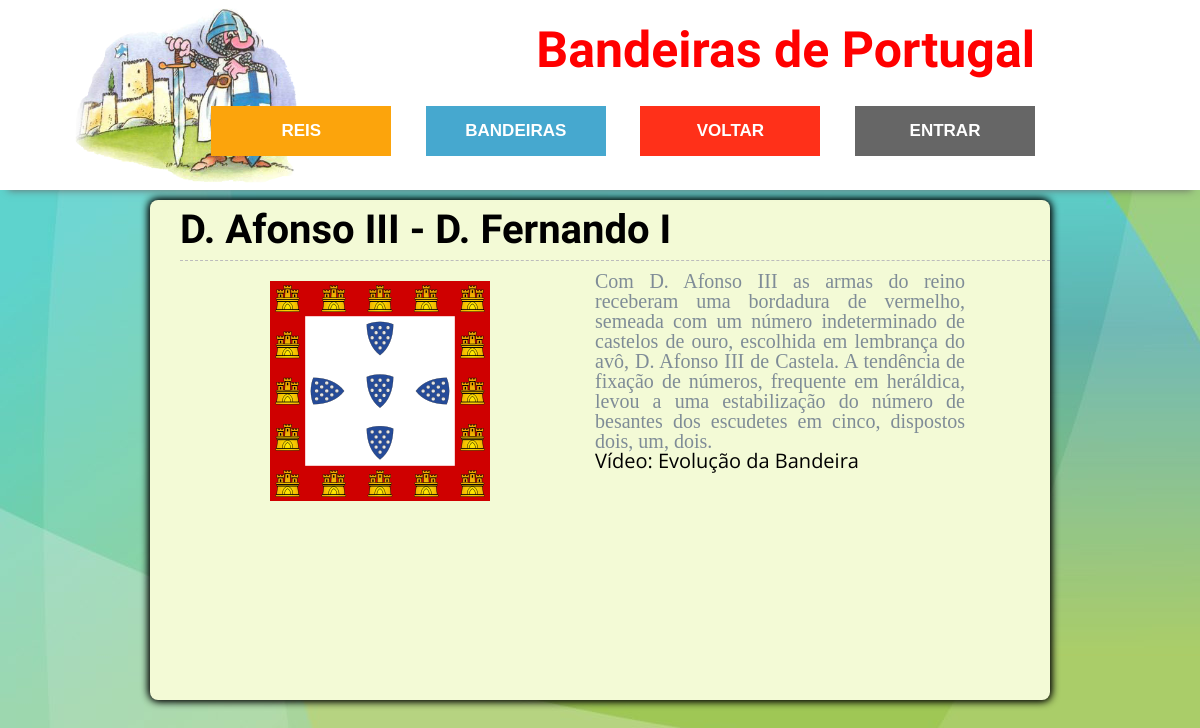
/result_flag.php?id_flag=B03, run on the app's committed database.
### tables this page shows
CREATE TABLE `flag` (
  `id_flag` varchar(45) NOT NULL,
  `imagem` varchar(150) DEFAULT NULL,
  `texto` text,
  `som` varchar(150) DEFAULT NULL,
  `nome` varchar(45) DEFAULT NULL,
  PRIMARY KEY (`id_flag`)
);

### result_flag.php (the view, shortened to what this page needs)
<!DOCTYPE html>
<html>
    <head>
        <link rel="stylesheet" href="css/reset.css">
        <link rel="stylesheet" href="css/style.css">
    </head>
    <body>
        <header>
            <div class="main_header">
                <div class="logo">
                    <a href="index.html">
                    <img src="img/logo.png">
                </div>
                <div class="description">
                    <h3>Bandeiras de Portugal</h3>
                </div>
                <div class="buttons">
                    <a class="buttonStyle5" href="timeline.html" target="_self">Reis</a>
                    <a class="buttonStyle1" href="flag.html" target="_self">Bandeiras</a>
                    <a class="buttonStyle2" href="javascript:window.history.go(-1)" target="_self">Voltar</a>
                    <a class="buttonStyle3" href="login.php" target="_self">Entrar</a>
                </div>
            </div>
    	</header>
        <?php
            require_once("server/conn_reis.php");
            $sql = "SELECT * FROM flag WHERE id_flag = '".$_GET['id_flag']."'";
            $result = mysqli_query($conn,$sql);
            $row = mysqli_fetch_assoc($result);
        ?>
        <div class="container_reis">
            <h3 class="titulo"><?php echo $row['nome']; ?></h3>
            <table>
                <tr>
                    <td class="left_container">
                        <?php echo "<img src ='".$row['imagem']."'";?>
                    </td>
                    <td class="right_container">
                        <?php
                            echo $row['texto'];
                            echo "<br>";
                        ?>
                        <a href="video_flag.html">Vídeo: Evolução da Bandeira
                        </a>
                    </td>
                </tr>
            </table>
        </div>
    </body>
</html>

### css/style.css (style rules this page uses)
html * { -webkit-font-smoothing: antialiased; -moz-osx-font-smoothing: grayscale; }
*, *:after, *:before { -webkit-box-sizing: border-box; -moz-box-sizing: border-box; box-sizing: border-box; }
body { background-image: url(img/main_background.jpg); font-size: 100%; font-family: "Droid Serif", serif; color: #7f8c97; background-color: #e9f0f5; }
a { color: black; text-decoration: none; font-family: "Open Sans", sans-serif; }
h3 { font-weight: bolder; font-style: normal; font-size: 40px; color: Black; }
header { position: fixed; top:0; left:0; width:100%; height:190px; border:0; text-align:center; z-index:100; background-color:#FFFFFF; -moz-box-shadow:0 8px 8px -8px #696868; -webkit-box-shadow:0 8px 8px -8px #696868; box-shadow:0 8px 8px -8px #696868; }
.main_header { width:100%; min-width:320px; height:150px; border-collapse:collapse; border:0; margin:auto; padding:0 15px 0 15px; display: block; }
.logo { position: fixed; width:350px; height: 190px; padding:0; margin:0; text-align:left; line-height:100px; float: left; }
.logo img { width:65%; vertical-align: middle; margin-left: 60px; display: inline-block; }
.description { width:1000px; height: 80px; margin-top: 0px; margin-right: 50px; padding:0px; padding-right: 100px; text-align:right; line-height:100px; float: right; }
.description h3 { font-family: 'Molle', cursive; color: red; font-size: 50px; }
.buttons { width:1000px; height: 110px; margin-right: 50px; padding:0px; padding-right: 100px; text-align:right; line-height:100px; float: right; }
.buttonStyle5 { position:relative; width:20%; height:50px; display:inline-block; line-height:50px; font-size: 17px; font-weight:600; text-transform:uppercase; text-decoration:none; color:#FFFFFF; font-family: 'Source Sans Pro', sans-serif; text-align:center; margin:0 0 0 0; padding:0; background: #fca40c; }
.buttonStyle1 { width:20%; height:50px; display:inline-block; text-decoration:none; color:#FFFFFF; font-family: 'Source Sans Pro', sans-serif; text-align:center; line-height:50px; font-size: 17px; font-weight:600; text-transform:uppercase; padding:0; margin:0 0 0 3.40%; background: #46a8cf; }
.buttonStyle2 { width:20%; height:50px; display:inline-block; text-decoration:none; color:#FFFFFF; font-family: 'Source Sans Pro', sans-serif; text-align:center; line-height:50px; font-size: 17px; font-weight:600; text-transform:uppercase; padding:0; margin:0 0 0 3.40%; background: #ff3019; }
.buttonStyle3 { width:20%; height:50px; display:inline-block; line-height:50px; font-size: 17px; font-weight:600; text-transform:uppercase; text-decoration:none; color:#FFFFFF; font-family: 'Source Sans Pro', sans-serif; text-align:center; margin:0 0 0 3.40%; padding:0; background: #666666; }
.container_reis { display: block; width: 900px; height: 500px; margin-top: 200px; margin-left: auto; margin-right: auto; background-color: #F3FAD6; border-radius: 8px; box-shadow: 1px 1px 8px black, -1px -1px 8px black; padding-left: 30px; }
.titulo { font-size: 30px; padding-top: 10px; padding-bottom: 10px; border-bottom: 1px dashed #BCBCBC; }
.container_reis h3 { font-family: 'Molle', cursive; color: black; border-bottom: 1px dashed #BCBCBC; font-size: 40px; }
.left_container { width:400px; height:400px; float:left; padding:20px 15px 0 15px; text-align: center; }
.right_container { width: 400px; height: 400px; float:left; padding:10px 15px 0 15px; font-size: 20px; text-align: justify; }

### data on the page
flag: nome "D. Afonso III - D. Fernando I", imagem (picture), texto "Com D. Afonso III as armas do reino receberam uma bordadura de vermelho, semeada com um número indeterminado de castelos de ouro, escolhida em lembrança do avô, D. Afonso III de Castela. A tendência de fixação de números, frequente em heráldica, levou a uma estabilização do número de besantes dos escudetes em cinco, dispostos dois, um, dois."
